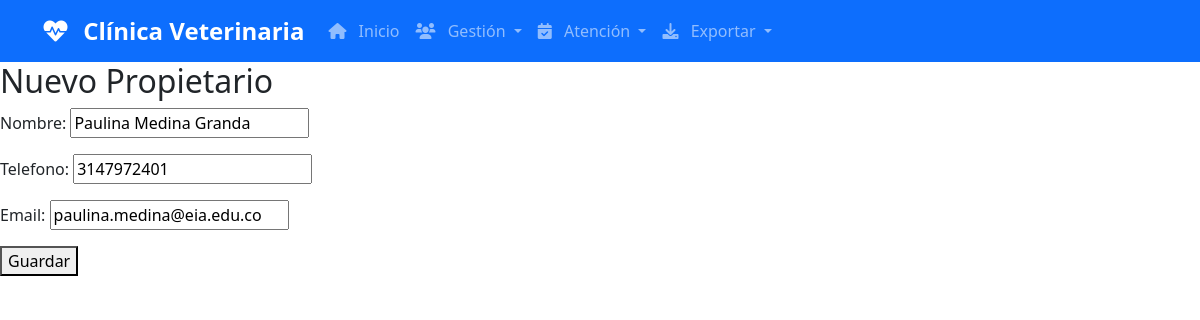
Page /propietarios/1/editar/ on the committed database.
### core/models.py (models this page shows, shortened)
class Propietario(models.Model):
    nombre   = models.CharField(max_length=100)
    telefono = models.CharField(max_length=20)
    email    = models.EmailField()

### core/views.py (the view)
# urls.py: path("propietarios/<int:pk>/editar/", views.propietario_editar, name="propietario_editar"),
def propietario_editar(request, pk):
    propietario = get_object_or_404(Propietario, pk=pk)
    form = PropietarioForm(request.POST or None, instance=propietario)
    if request.method == "POST" and form.is_valid():
        form.save()
        messages.success(request, "Propietario actualizado exitosamente.")
        return redirect("propietarios_lista")
    return render(request, "propietario_form.html", {"form": form, "propietario": propietario})

### core/forms.py
class PropietarioForm(forms.ModelForm):
    class Meta:
        model, fields = Propietario, "__all__"

### templates/propietario_form.html (shortened to what this page needs)
{% extends "base.html" %}
{% block content %}
<h2>Nuevo Propietario</h2>
<form method="post">
  {{ form.as_p }}
  <button type="submit">Guardar</button>
</form>
{% endblock %}

### static/css/estilo.css (style rules this page uses)
body { padding-bottom: 2rem; }

### rows in the picture
Propietario: nombre "Paulina Medina Granda", telefono "3147972401", email "paulina.medina@eia.edu.co"
